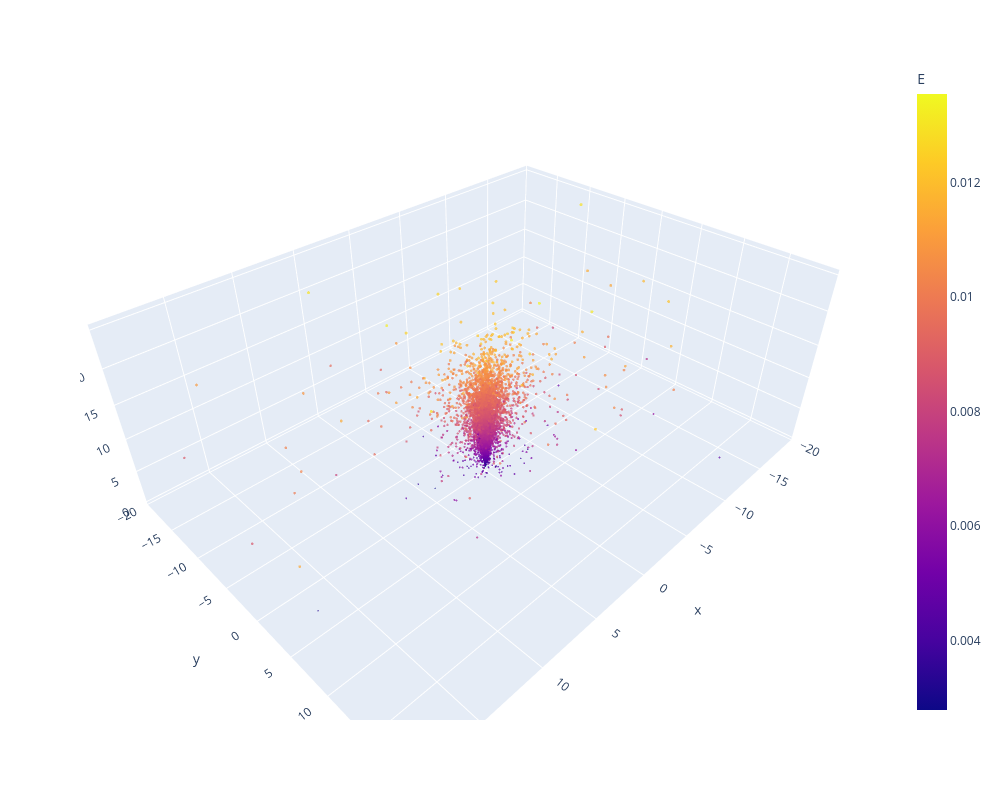

Notebook code cell kept with this figure:
### Code cell
### plot point cloud on cylindrical coordinates using plotly
import plotly.express as px
import pandas as pd
N = 10000
subset_indices = np.random.choice(len(results['E']), size=N, replace=False)
subset_results = {k: v[subset_indices] for k, v in results.items()}
df = pd.DataFrame(subset_results)
fig = px.scatter_3d(df, x='x', y='y', z='t', color='E', size='log_Ep1', size_max=5)
fig.update_traces(marker=dict(line=dict(width=0)))
max_range = 20.0
fig.update_layout(
    width=1000,
    height=800,
    scene=dict(
        xaxis=dict(range=[-max_range, max_range]),
        yaxis=dict(range=[-max_range, max_range]),
    )
)
fig.show()

### Figure 1 — Plotly figure (JSON) as saved in the notebook; plotly's stock layout.template omitted (floating-point values rounded to 4 significant figures; data arrays with more than 128 entries replaced by an {"elided": "..."} marker saying what was removed)
{"data": [{"hovertemplate": "x=%{x}<br>y=%{y}<br>t=%{z}<br>log_Ep1=%{marker.size}<br>E=%{marker.color}<extra></extra>", "legendgroup": "", "marker": {"color": {"elided": "10000 float values"}, "coloraxis": "coloraxis", "line": {"width": 0}, "size": {"elided": "10000 float values"}, "sizemode": "area", "sizeref": 0.0005382, "symbol": "circle"}, "mode": "markers", "name": "", "scene": "scene", "showlegend": false, "type": "scatter3d", "x": {"elided": "10000 float values"}, "y": {"elided": "10000 float values"}, "z": {"elided": "10000 float values"}}], "layout": {"coloraxis": {"colorbar": {"title": {"text": "E"}}, "colorscale": [[0, "#0d0887"], [0.1111, "#46039f"], [0.2222, "#7201a8"], [0.3333, "#9c179e"], [0.4444, "#bd3786"], [0.5556, "#d8576b"], [0.6667, "#ed7953"], [0.7778, "#fb9f3a"], [0.8889, "#fdca26"], [1, "#f0f921"]]}, "height": 800, "legend": {"itemsizing": "constant", "tracegroupgap": 0}, "margin": {"t": 60}, "scene": {"domain": {"x": [0, 1], "y": [0, 1]}, "xaxis": {"range": [-20, 20], "title": {"text": "x"}}, "yaxis": {"range": [-20, 20], "title": {"text": "y"}}, "zaxis": {"title": {"text": "t"}}}, "width": 1000}}
